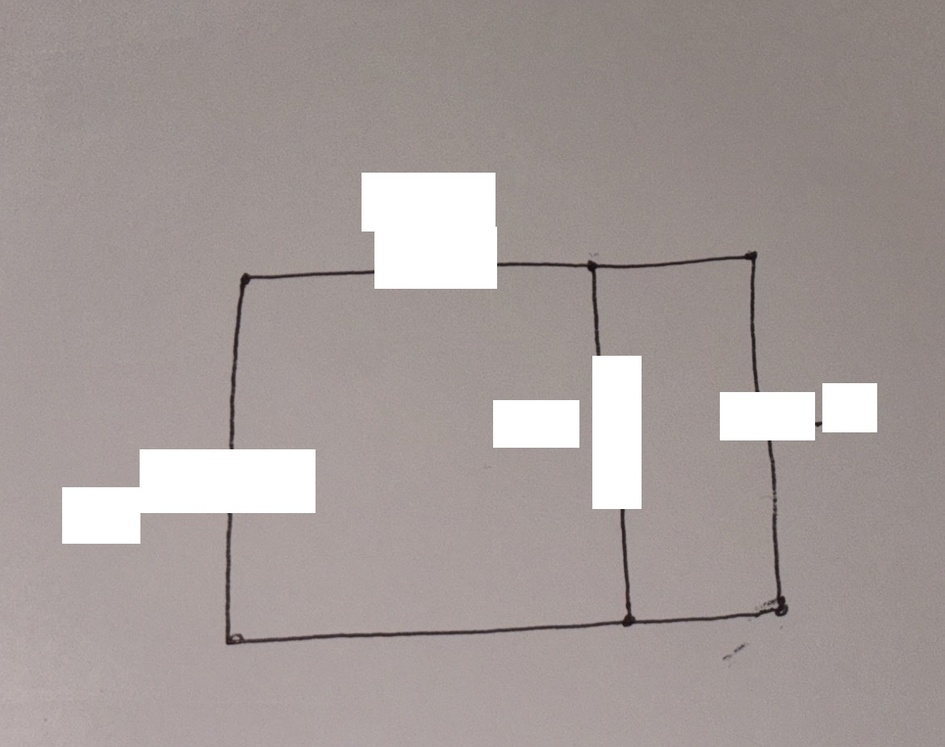
#> input picture cutimg.jpg, 945 x 747 px, shrunk from 1171 x 926 before the run
$ jupyter execute hough_lines.ipynb
#> lines starting #> are read from the running program, lines starting #| are printed output that depends on the picture; after the words box and inside, x2 and y2 are one past the last pixel; in counts of white or black regions, pixels touching at a corner belong together
[cell 1]
import cv2
import numpy as np
from matplotlib import pyplot as plt
from skimage.morphology import skeletonize

# --- Load Image ---
path = "cutimg.jpg"
img = cv2.imread(path)
#> img is the input picture: shape (747, 945, 3); mean B, G, R 153, 154.9, 164.4
# Convert BGR to RGB for matplotlib display
img_rgb = cv2.cvtColor(img, cv2.COLOR_BGR2RGB)

# --- Step 1: Preprocessing ---
gray = cv2.cvtColor(img, cv2.COLOR_BGR2GRAY)
blur = cv2.GaussianBlur(gray, (5, 5), 0)

# Use Otsu's method for a more "adaptive" threshold
# Your original code calculated this but didn't use it.
ret_otsu, th = cv2.threshold(blur, 0, 255, cv2.THRESH_BINARY + cv2.THRESH_OTSU)
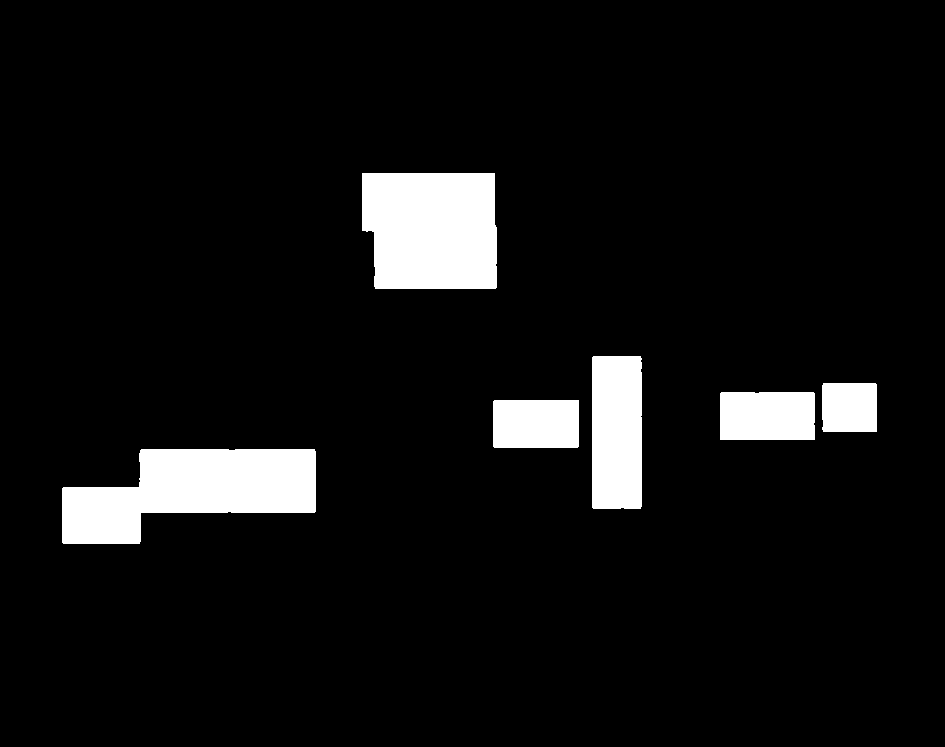
#> th: shape (747, 945); 7% white; 6 white regions, box (x1, y1, x2, y2) and area: (62, 449, 316, 544) 15740, (362, 173, 497, 289) 14848, (592, 356, 642, 509) 7635, (720, 392, 815, 440) 4552, (493, 400, 579, 448) 4125, (822, 383, 877, 432) 2683
#> ret_otsu = 201
ret, th = cv2.threshold(blur, 127, 255, cv2.THRESH_BINARY)
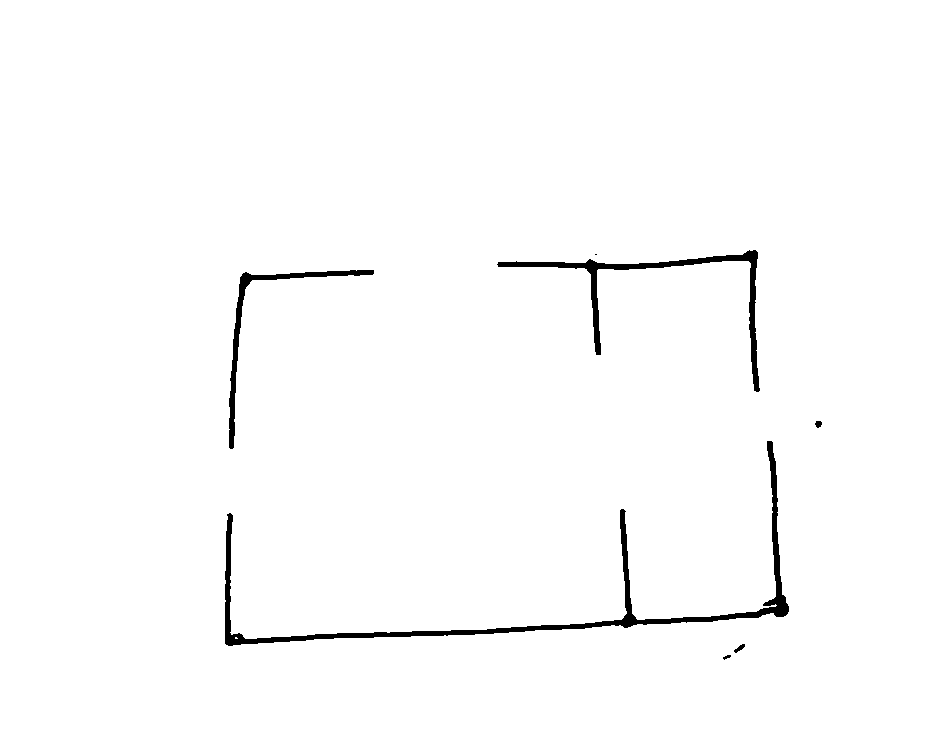
#> th: shape (747, 945); 98.6% white; 7 black regions (1 under 20 px), largest, box (x1, y1, x2, y2) and area: (225, 441, 789, 646) 5326, (497, 250, 760, 392) 2782, (229, 270, 374, 449) 1639, (734, 644, 745, 653) 45, (815, 421, 822, 428) 37, (723, 655, 731, 660) 22


# Invert the threshold (Hough needs white lines on black background)
# This assumes your lines are dark on a light background.
th_inverted = cv2.bitwise_not(th)

$ run again, with Imgtotest.jpg copied over cutimg.jpg
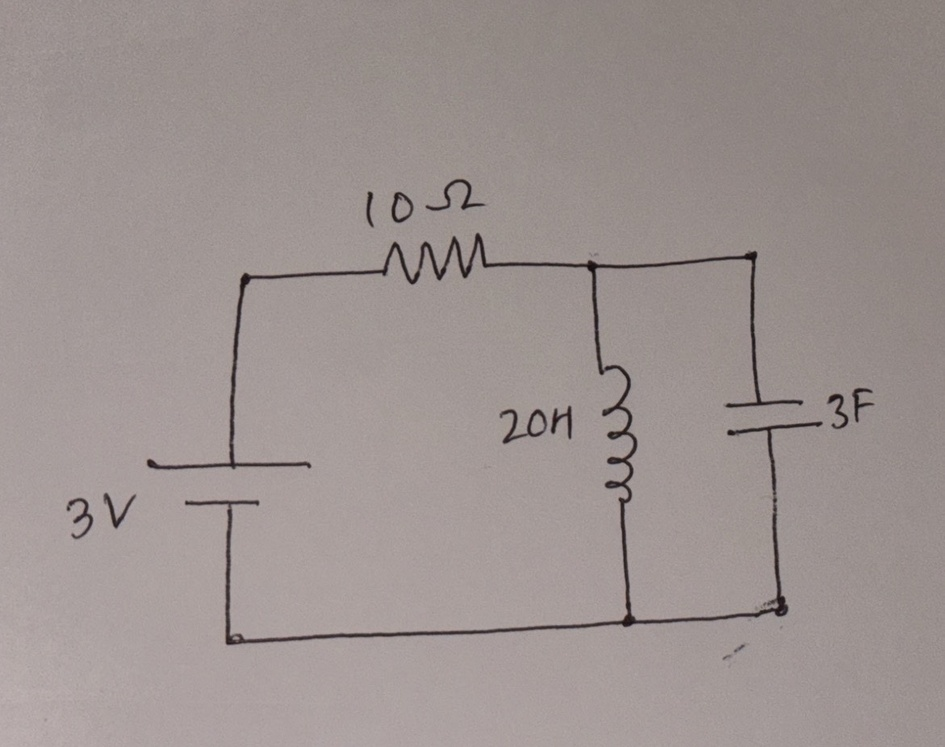
#> input picture Imgtotest.jpg, 945 x 747 px, shrunk from 1171 x 926 before the run
#> img is the input picture: shape (747, 945, 3); mean B, G, R 144.6, 146.6, 156.8
#> `ret_otsu, th = cv2.threshold(blur, 0, 255, cv2.THRESH_BINARY + cv2.THR..`:
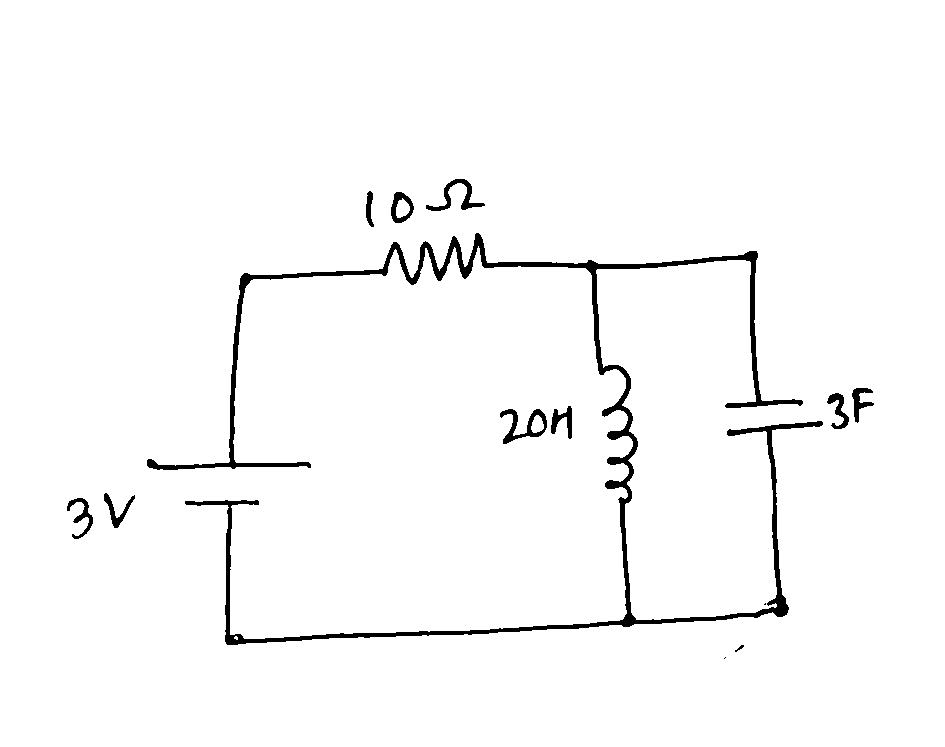
#> th: shape (747, 945); 97.7% white; 13 black regions (2 under 20 px), largest, box (x1, y1, x2, y2) and area: (147, 233, 823, 645) 13358, (500, 409, 547, 444) 567, (426, 179, 485, 211) 500
#> ret_otsu = 114
#> `ret, th = cv2.threshold(blur, 127, 255, cv2.THRESH_BINARY)`:
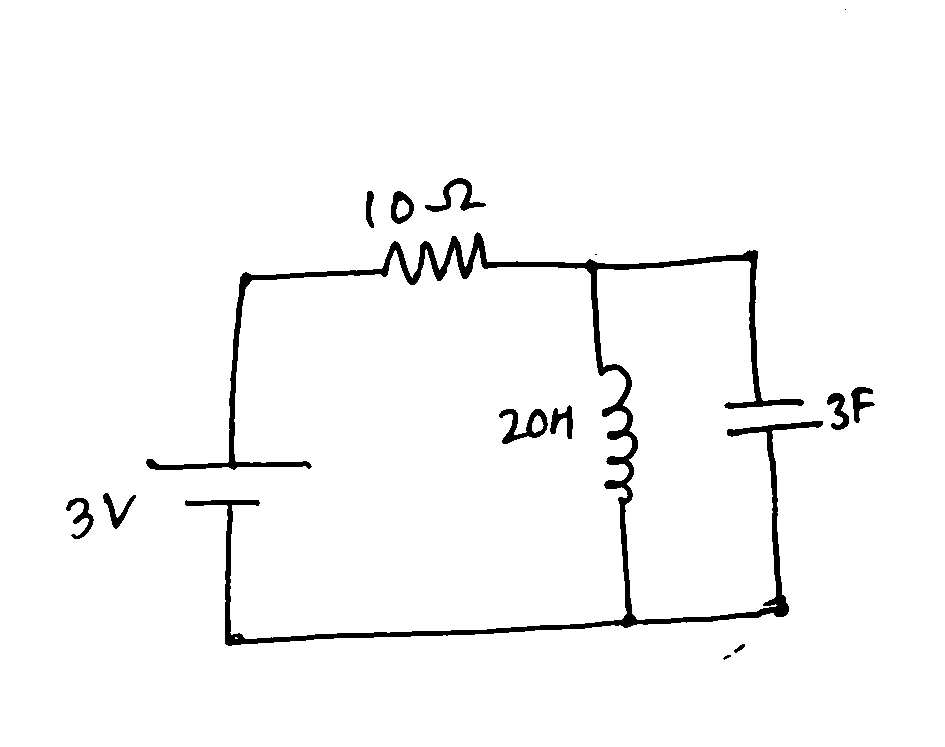
#> th: shape (747, 945); 97.2% white; 14 black regions (2 under 20 px), largest, box (x1, y1, x2, y2) and area: (146, 232, 823, 646) 15802, (499, 409, 548, 444) 684, (425, 178, 486, 212) 605
